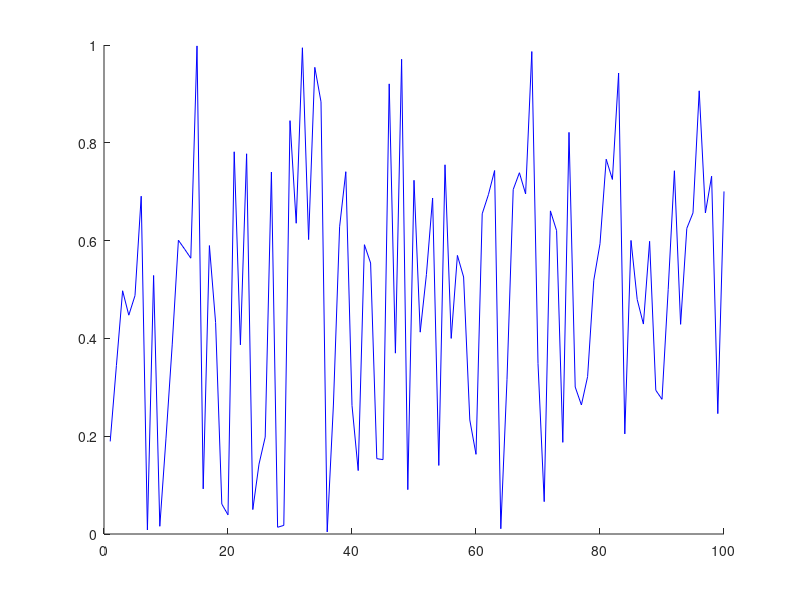

This chart was generated by the following MATLAB code: (Note: this script raises an error after producing the figure.)
 %%%%%%%%%%%%%%%%%%%%%%%%%%%%%%%%%%%%%%%%%%%%%%%%%%%%%%%%%%%%%%%%%%%%%%%%%%%%%%%%
% NAME: magnifyOnFigure_examples
% 
% AUTHOR: David Fernandez Prim (david.fernandez.prim@gmail.com)
%
% PURPOSE: Shows the funcionality of 'magnifyOnFigure'
% 
%%%%%%%%%%%%%%%%%%%%%%%%%%%%%%%%%%%%%%%%%%%%%%%%%%%%%%%%%%%%%%%%%%%%%%%%%%%%%%%%
clc;
clear all
close all
%% %%%%%%%%%%%%%%%%%%%%%%%%%%%%%%%%%%%%%%%%%%%%%%%%%%%%%%%%%%%%%%%%%%%%%%%%%%%%%
% Default interactive mode
%%%%%%%%%%%%%%%%%%%%%%%%%%%%%%%%%%%%%%%%%%%%%%%%%%%%%%%%%%%%%%%%%%%%%%%%%%%%%%%%
close all;
disp( sprintf('This is the default interactive operation mode of ''magnifyOnFigure''') ) 
fig = figure;
hold on;
plot(rand(100,1), 'b'); plot(rand(300, 1), 'r', 'LineSmooth','on'); 
grid on;
hold off;
magnifyOnFigure;
disp('Press a key...')
pause;
%% %%%%%%%%%%%%%%%%%%%%%%%%%%%%%%%%%%%%%%%%%%%%%%%%%%%%%%%%%%%%%%%%%%%%%%%%%%%%%
% Figure handle passed as an input argument
%%%%%%%%%%%%%%%%%%%%%%%%%%%%%%%%%%%%%%%%%%%%%%%%%%%%%%%%%%%%%%%%%%%%%%%%%%%%%%%%
close all;
disp( sprintf('The figure handle is here passed as an input argument.') ) 
fig = figure;
hold on;
plot(rand(100,1), 'b'); plot(rand(300, 1), 'r'); 
grid on;
hold off;
magnifyOnFigure(fig);
disp('Press a key...')
pause;
%% %%%%%%%%%%%%%%%%%%%%%%%%%%%%%%%%%%%%%%%%%%%%%%%%%%%%%%%%%%%%%%%%%%%%%%%%%%%%%
% Properties (in interactive mode)
%%%%%%%%%%%%%%%%%%%%%%%%%%%%%%%%%%%%%%%%%%%%%%%%%%%%%%%%%%%%%%%%%%%%%%%%%%%%%%%%
close all;
disp( sprintf('Playing arround with the properties in interactive mode...') ) 
figHandler = figure;
hold on;
plot(rand(100,1), 'b'); plot(rand(300, 1), 'r'); 
grid on;
hold off; 
ylim([0 2]);
magnifyOnFigure(...
        figHandler,...
        'units', 'pixels',...
        'magnifierShape', 'ellipse',...
        'initialPositionSecondaryAxes', [326.933 259.189 164.941 102.65],...
        'initialPositionMagnifier',     [174.769 49.368 14.1164 174.627],...    
        'mode', 'interactive',...    
        'displayLinkStyle', 'straight',...        
        'edgeWidth', 2,...
        'edgeColor', 'black',...
        'secondaryAxesFaceColor', [0.91 0.91 0.91]... 
            ); 
disp('Press a key...')
pause;
%% %%%%%%%%%%%%%%%%%%%%%%%%%%%%%%%%%%%%%%%%%%%%%%%%%%%%%%%%%%%%%%%%%%%%%%%%%%%%%
% Properties (in manual mode)
%%%%%%%%%%%%%%%%%%%%%%%%%%%%%%%%%%%%%%%%%%%%%%%%%%%%%%%%%%%%%%%%%%%%%%%%%%%%%%%%
close all;
disp( sprintf('Or in manual mode.') ) 
figHandler = figure;
hold on;
plot(rand(100,1), 'b'); plot(rand(300, 1), 'r'); 
grid on;
hold off; 
ylim([0 2]);
magnifyOnFigure(...
        figHandler,...
        'units', 'pixels',...
        'initialPositionSecondaryAxes', [326.933 259.189 164.941 102.65],...
        'initialPositionMagnifier',     [174.769 49.368 14.1164 174.627],...    
        'mode', 'manual',...    
        'displayLinkStyle', 'straight',...        
        'edgeWidth', 2,...
        'edgeColor', 'black',...
        'secondaryAxesFaceColor', [0.91 0.91 0.91]... 
            ); 
disp('Press a key...')
pause;
%% %%%%%%%%%%%%%%%%%%%%%%%%%%%%%%%%%%%%%%%%%%%%%%%%%%%%%%%%%%%%%%%%%%%%%%%%%%%%%
% Working on images also
%%%%%%%%%%%%%%%%%%%%%%%%%%%%%%%%%%%%%%%%%%%%%%%%%%%%%%%%%%%%%%%%%%%%%%%%%%%%%%%%
close all;
disp( sprintf('How the tool works on images.') ) 
h = figure; 
load clown; 
image(X); 
colormap(map) ; 
axis image
magnifyOnFigure(h, 'displayLinkStyle', 'straight',...
                    'EdgeColor', 'white',...
                    'magnifierShape', 'rectangle',...
                    'frozenZoomAspectratio', 'on',...
                    'edgeWidth', 2);
                
disp('Press a key...')
pause;
close all
                
             
%% %%%%%%%%%%%%%%%%%%%%%%%%%%%%%%%%%%%%%%%%%%%%%%%%%%%%%%%%%%%%%%%%%%%%%%%%%%%%%
% Working on contour plots
%%%%%%%%%%%%%%%%%%%%%%%%%%%%%%%%%%%%%%%%%%%%%%%%%%%%%%%%%%%%%%%%%%%%%%%%%%%%%%%%
close all;
disp( sprintf('How the tool works on contour plots.') ) 
scrsz = get(0, 'ScreenSize');
h = figure('Position', [0.01*scrsz(3), 0.25*scrsz(4), 0.65*scrsz(3), 0.60*scrsz(4)]);
load clown;
hc1 = contour(X, 'LineWidth', 2);
axis image
magnifyOnFigure;
disp('Press a key...')
pause;
close all
%% %%%%%%%%%%%%%%%%%%%%%%%%%%%%%%%%%%%%%%%%%%%%%%%%%%%%%%%%%%%%%%%%%%%%%%%%%%%%%
% Properties (in interactive mode)
%%%%%%%%%%%%%%%%%%%%%%%%%%%%%%%%%%%%%%%%%%%%%%%%%%%%%%%%%%%%%%%%%%%%%%%%%%%%%%%%
close all;
disp( sprintf('Using multiple magnifiers on the same axis...') ) 
figHandler = figure;
hold on;
plot(rand(100,1), 'b'); plot(rand(300, 1), 'r'); 
grid on;
hold off; 
ylim([0 2]);
magnifyOnFigure(...
        figHandler,...
        'units', 'pixels',...
        'magnifierShape', 'rectangle',...
        'initialPositionSecondaryAxes', [105.6 278.81 130.2 102.69],...
        'initialPositionMagnifier',     [106.56 47.2 18.6823 186.519],...    
        'mode', 'interactive',...    
        'displayLinkStyle', 'straight',...        
        'edgeWidth', 2,...
        'edgeColor', 'black',...
        'secondaryAxesFaceColor', [0.91 0.91 0.91]... 
            );   
magnifyOnFigure(...
        figHandler,...
        'units', 'pixels',...
        'magnifierShape', 'rectangle',...
        'initialPositionSecondaryAxes', [365.6 275.81 130.2 102.69],...
        'initialPositionMagnifier',     [211.459 47.2 18.6823 186.519],...    
        'mode', 'interactive',...    
        'displayLinkStyle', 'straight',...        
        'edgeWidth', 2,...
        'edgeColor', 'black',...
        'secondaryAxesFaceColor', [0.91 0.91 0.91]... 
            );   
        
magnifyOnFigure(...
        figHandler,...
        'units', 'pixels',...
        'magnifierShape', 'rectangle',...
        'initialPositionSecondaryAxes', [364.6 78.81 130.2 102.69],...
        'initialPositionMagnifier',     [270.827 47.2 18.6823 186.519],...    
        'mode', 'interactive',...    
        'displayLinkStyle', 'straight',...        
        'edgeWidth', 2,...
        'edgeColor', 'black',...
        'secondaryAxesFaceColor', [0.91 0.91 0.91]... 
            ); 
        
     
        
